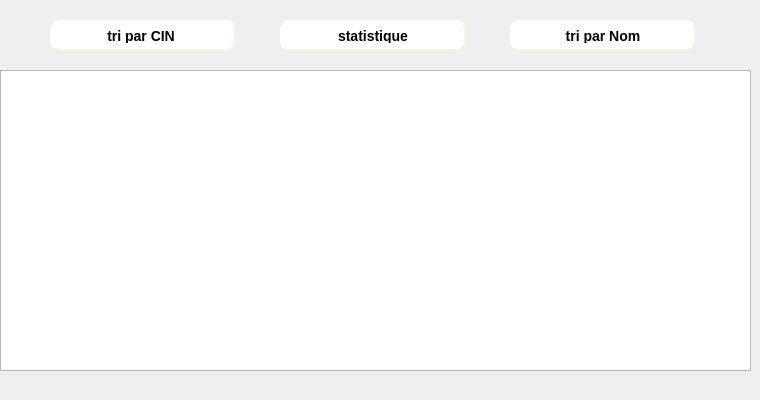
     <widget class="QWidget" name="tab_2">
      <attribute name="title">
       <string>Afficher les clients</string>
      </attribute>
      <widget class="QTableView" name="tababonne">
       <property name="geometry">
        <rect>
         <x>0</x>
         <y>70</y>
         <width>751</width>
         <height>301</height>
        </rect>
       </property>
      </widget>
      <widget class="QPushButton" name="tri_cin">
       <property name="geometry">
        <rect>
         <x>50</x>
         <y>20</y>
         <width>186</width>
         <height>31</height>
        </rect>
       </property>
       <property name="styleSheet">
        <string notr="true">QPushButton#tri_cin {
    background-color: white;
    border-style: outset;
    border-width: 2px;
    border-radius: 10px;
    border-color: beige;
    font: bold 14px;
    min-width: 10em;
    padding: 6px;
}</string>
       </property>
       <property name="text">
        <string>tri par CIN </string>
       </property>
      </widget>
      <widget class="QPushButton" name="tri_nom">
       <property name="geometry">
        <rect>
         <x>510</x>
         <y>20</y>
         <width>186</width>
         <height>31</height>
        </rect>
       </property>
       <property name="styleSheet">
        <string notr="true">QPushButton#tri_nom {
    background-color: white;
    border-style: outset;
    border-width: 2px;
    border-radius: 10px;
    border-color: beige;
    font: bold 14px;
    min-width: 10em;
    padding: 6px;
}</string>
       </property>
       <property name="text">
        <string>tri par Nom</string>
       </property>
      </widget>
      <widget class="QPushButton" name="statistique">
       <property name="geometry">
        <rect>
         <x>280</x>
         <y>20</y>
         <width>186</width>
         <height>31</height>
        </rect>
       </property>
       <property name="styleSheet">
        <string notr="true">QPushButton#statistique {
    background-color: white;
    border-style: outset;
    border-width: 2px;
    border-radius: 10px;
    border-color: beige;
    font: bold 14px;
    min-width: 10em;
    padding: 6px;
}</string>
       </property>
       <property name="text">
        <string>statistique</string>
       </property>
      </widget>
      <widget class="QLabel" name="label_31">
       <property name="geometry">
        <rect>
         <x>0</x>
         <y>-1</y>
         <width>751</width>
         <height>391</height>
        </rect>
       </property>
       <property name="text">
        <string/>
       </property>
       <property name="pixmap">
        <pixmap>../../Downloads/78634496_719301035223392_5189077133661569024_n.jpg</pixmap>
       </property>
      </widget>
      <zorder>label_31</zorder>
      <zorder>tababonne</zorder>
      <zorder>tri_cin</zorder>
      <zorder>tri_nom</zorder>
      <zorder>statistique</zorder>
     </widget>
